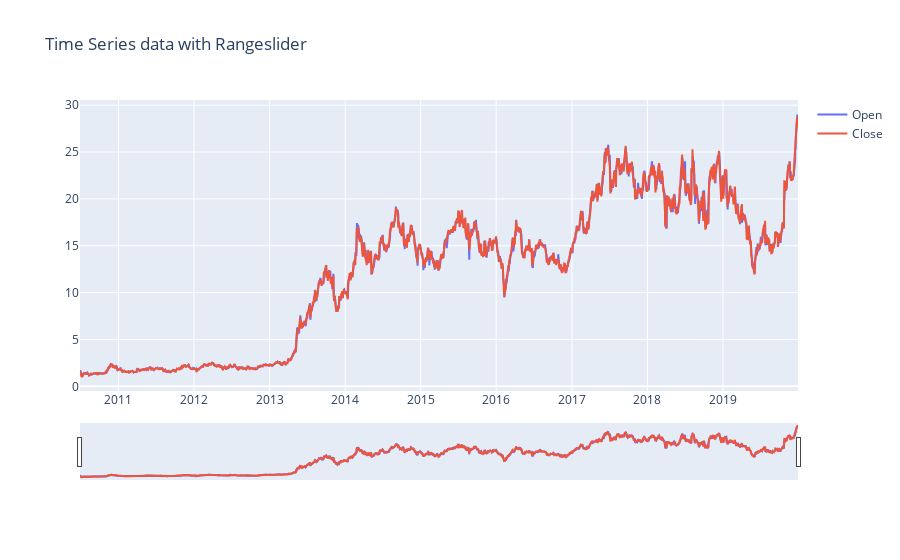

The notebook cell this image was saved under:
### Code cell
fig = go.Figure()
fig.add_trace(go.Scatter(x=df.Date, y=df.Open, name="Open", mode='lines'))
fig.add_trace(go.Scatter(x=df.Date, y=df.Close, name="Close", mode='lines'))
fig.update_layout(title_text='Time Series data with Rangeslider', xaxis_rangeslider_visible=True)
#plotly_chart(fig)

### Figure 1 — Plotly figure (JSON) as saved in the notebook; plotly's stock layout.template omitted (floating-point values rounded to 4 significant figures; data arrays with more than 128 entries replaced by an {"elided": "..."} marker saying what was removed)
{"data": [{"mode": "lines", "name": "Open", "type": "scatter", "x": {"elided": "2393 str values"}, "y": {"elided": "2393 float values"}}, {"mode": "lines", "name": "Close", "type": "scatter", "x": {"elided": "2393 str values"}, "y": {"elided": "2393 float values"}}], "layout": {"title": {"text": "Time Series data with Rangeslider"}, "xaxis": {"rangeslider": {"visible": true}}}}
